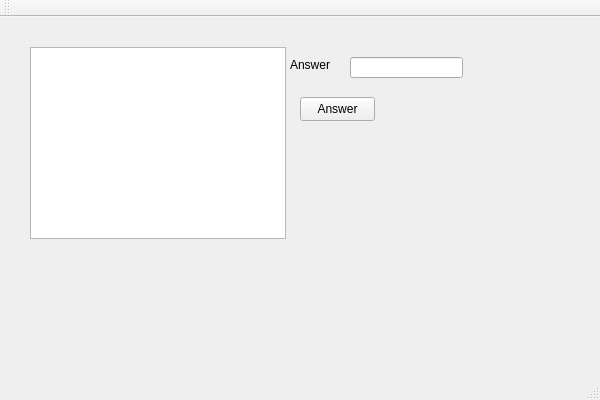
<?xml version="1.0" encoding="UTF-8"?>
<ui version="4.0">
 <class>GuiClass</class>
 <widget class="QMainWindow" name="GuiClass">
  <property name="geometry">
   <rect>
    <x>0</x>
    <y>0</y>
    <width>600</width>
    <height>400</height>
   </rect>
  </property>
  <property name="windowTitle">
   <string>Gui</string>
  </property>
  <widget class="QWidget" name="centralWidget">
   <widget class="QListWidget" name="listWidget">
    <property name="geometry">
     <rect>
      <x>30</x>
      <y>30</y>
      <width>256</width>
      <height>192</height>
     </rect>
    </property>
   </widget>
   <widget class="QLineEdit" name="lineEdit">
    <property name="geometry">
     <rect>
      <x>350</x>
      <y>40</y>
      <width>113</width>
      <height>21</height>
     </rect>
    </property>
   </widget>
   <widget class="QLabel" name="label">
    <property name="geometry">
     <rect>
      <x>290</x>
      <y>40</y>
      <width>49</width>
      <height>16</height>
     </rect>
    </property>
    <property name="text">
     <string>Answer</string>
    </property>
   </widget>
   <widget class="QPushButton" name="pushButton">
    <property name="geometry">
     <rect>
      <x>300</x>
      <y>80</y>
      <width>75</width>
      <height>24</height>
     </rect>
    </property>
    <property name="text">
     <string>Answer</string>
    </property>
   </widget>
  </widget>
  <widget class="QMenuBar" name="menuBar">
   <property name="geometry">
    <rect>
     <x>0</x>
     <y>0</y>
     <width>600</width>
     <height>22</height>
    </rect>
   </property>
  </widget>
  <widget class="QToolBar" name="mainToolBar">
   <attribute name="toolBarArea">
    <enum>TopToolBarArea</enum>
   </attribute>
   <attribute name="toolBarBreak">
    <bool>false</bool>
   </attribute>
  </widget>
  <widget class="QStatusBar" name="statusBar"/>
 </widget>
 <layoutdefault spacing="6" margin="11"/>
 <resources>
  <include location="Gui.qrc"/>
 </resources>
 <connections/>
</ui>
